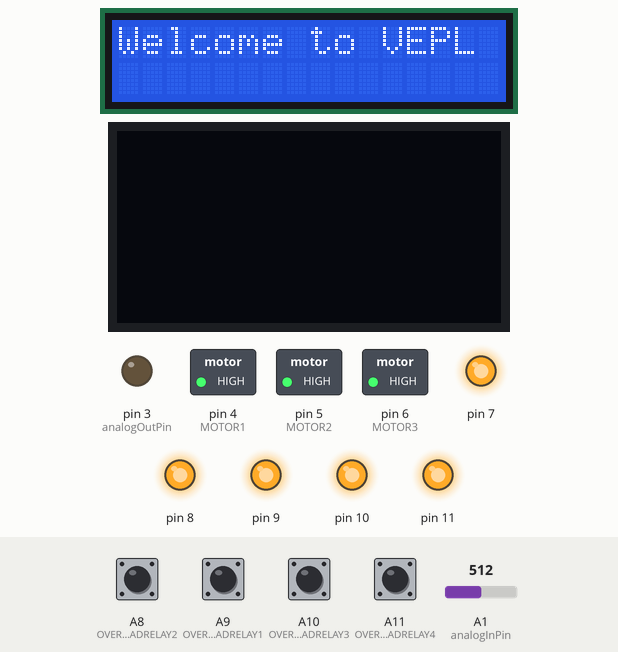
Bench run of a sketch on a simulated Arduino Mega 2560, built with avr-gcc and run on an emulated ATmega2560. Parts: 16×2 character LCD, 128×64 one-colour display, switched loads named in the sketch (green lamp = pin HIGH), output pins drawn as LEDs (lit = HIGH). The test bench sets the inputs (shaded band); at power-on: A8 (OVERLOADRELAY2), A9 (OVERLOADRELAY1), A10 (OVERLOADRELAY3), A11 (OVERLOADRELAY4) HIGH, A1 (analogInPin) = 512. The display library's start-up logo is not drawn; what the sketch prints to the serial monitor is not drawn.

Above: at 3.2 s.
5.8 s: A1 (analogInPin) set to 122
At 11.2 s:
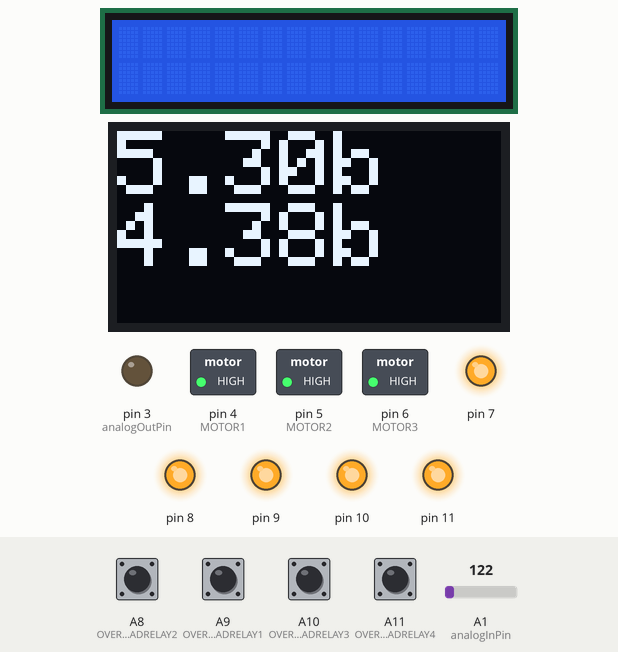
12.2 s: A1 (analogInPin) set to 174
18.6 s: A1 (analogInPin) set to 201
At 22.3 s:
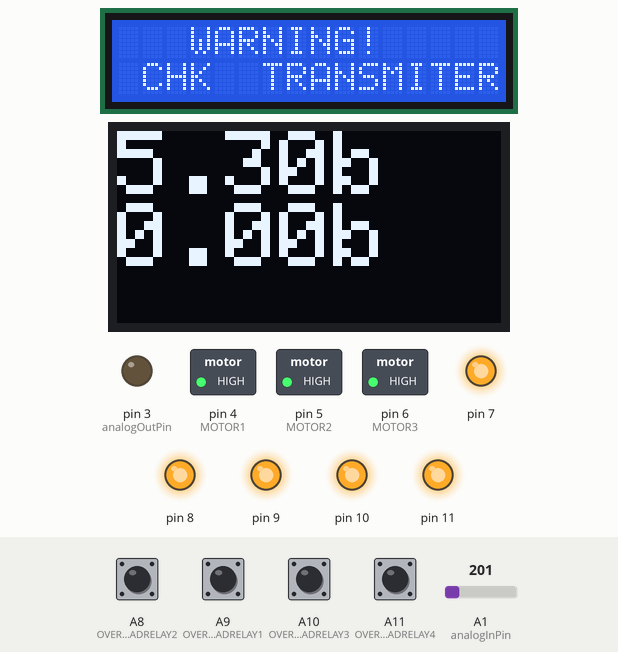
31.5 s: A1 (analogInPin) set to 936
At 34.0 s:
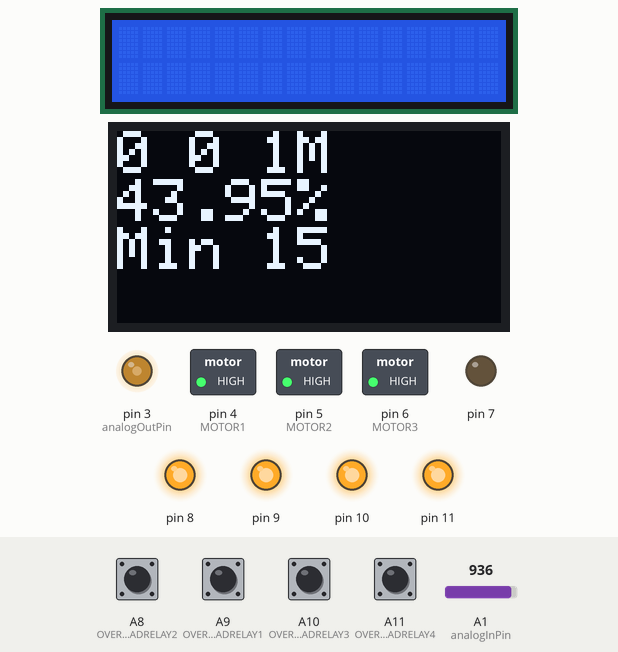
34.7 s: A1 (analogInPin) set to 967
At 37.9 s:
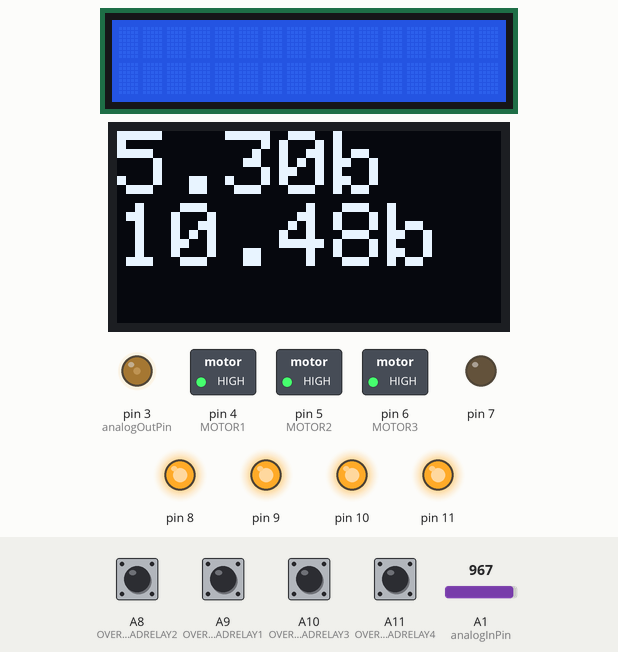
Timing chart, 0 to 39.4 s (numbered marks = the images above; inputs shaded):
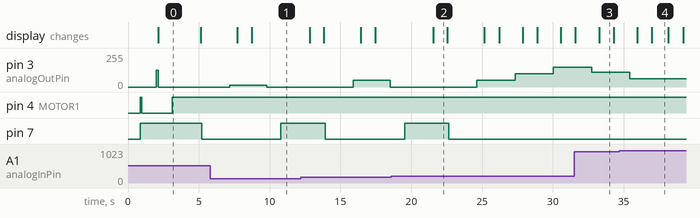

The sketch:

Groudfoss_Panel_180221.ino
```cpp
//////////////////////////////////////////////////////
//    Project : Grundfoss Motor Control Panel       //
//    No of Motors : 4                              //
//    HP : 7                                        //
//    VFD : 5.5KW    MODEL:2800                     //
//    AUTHOR : KALAIVANAN                           //
//    DATE : 28/01/21                               //
//    VERSION : Initial                             //
//////////////////////////////////////////////////////
//#include <Keypad.h>
#include <LiquidCrystal_I2C.h>//Display
#include <avr/wdt.h>

#include <SPI.h>
#include <Wire.h>
#include <Adafruit_GFX.h>
#include <Adafruit_SSD1306.h>

#define SCREEN_WIDTH 128 // OLED display width, in pixels
#define SCREEN_HEIGHT 64 // OLED display height, in pixels

#define OLED_RESET     4 // Reset pin # (or -1 if sharing Arduino reset pin)
#define SCREEN_ADDRESS 0x3C ///< See datasheet for Address; 0x3D for 128x64, 0x3C for 128x32
Adafruit_SSD1306 display(SCREEN_WIDTH, SCREEN_HEIGHT, &Wire, OLED_RESET);

LiquidCrystal_I2C lcd = LiquidCrystal_I2C(0x27, 16, 2);

byte VFD_REALY = LOW;
byte Press_switch_status = HIGH;

const int analogInPin = A1;  // Analog input pin that the potentiometer is attached to
const int analogOutPin = 3; // Analog output pin that the LED is attached to
int MOTOR1_STATUS,MOTOR2_STATUS,MOTOR3_STATUS,MOTOR4_STATUS = LOW;
int MOTOR1 = 4;//
int MOTOR2 = 5;
int MOTOR3 = 6;
int MOTOR4 = 7;
//int VFD_MOTOR[4] = {4, 5, 6, 7};
//int AC_MOTOR[4] = {8, 9, 10, 11};
int VFD_MOTOR[3] = {4, 5, 7};
int AC_MOTOR[3] = {8, 9, 11};
float ReadADC = 0;
float ReadPSValue = 0;        // value read from the pot/Pressure Transmitter
int outputValue = 0;        // value output to the PWM (analog out)
float SetPSValue = 5.3;//4.5;//3.5; //3.5 bar

String DisplayString = "Welcome to VEPL";

float VFD_DAC = 500;
int DAC_INC_VALUE = 10;
int DAC_DEC_VALUE = 10;
int DAC_INIT_VALUE = 500;
int val = 0;  // variable to store the value read
char customKey = 0;
float UpOffSet = 0.7;
float DownOffSet = 0.3;
float VFD_PERCENT = 0;


const int PIN_02 = 2;
int read_switch_status = 0;

byte Overload_relay1 = 0;
byte Overload_relay2 = 0;
byte Overload_relay3 = 0;
byte Overload_relay4 = 0;

int timer_count  = 0;

const int OVERLOADRELAY1 = A9; // potentiometer wiper (middle terminal) connected to analog pin 3
const int OVERLOADRELAY2 = A8;
const int OVERLOADRELAY3 = A10;
const int OVERLOADRELAY4 = A11;

float Read_Current_ADC;
float Convert_Current;

int int_hour,int_min,int_sec,int_millis;

int Minutes;// = ( millis()/1000 ) / 60;
int Hours;// = ( ( millis()/1000 ) / 60 ) / 60;
int Interval = 15;//5;
int temp=0;
int Select_Master = 1;
float difference = 0;

void setup()
{
  //LCD Initialisation
  lcd.init();
  lcd.backlight();
  lcd.clear();
  lcd.print(DisplayString);
  //Serial start
  Serial.begin(9600);//Serial start with 9600

  digitalWrite(8, HIGH);
  delay(100);
  digitalWrite(9, HIGH);
  delay(100);
  digitalWrite(10, HIGH);
  delay(100);
  digitalWrite(11, HIGH);
  delay(100);

  digitalWrite(4, HIGH);
  delay(100);
  digitalWrite(5, HIGH);
  delay(100);
  digitalWrite(6, HIGH);
  delay(100);
  digitalWrite(7, HIGH);
  delay(100);

  pinMode(4, OUTPUT);
  pinMode(5, OUTPUT);
  pinMode(6, OUTPUT);
  pinMode(7, OUTPUT);

  pinMode(8, OUTPUT);
  pinMode(9, OUTPUT);
  pinMode(10, OUTPUT);
  pinMode(11, OUTPUT);

  pinMode(PIN_02, INPUT);
  delay(100);

   //MOTOR1 = VFD_MOTOR[0];
   //MOTOR2 = AC_MOTOR[1];
   //MOTOR3 = AC_MOTOR[2];
   //MOTOR4 = AC_MOTOR[3];

   //MasterChange();

  //Start Motor with 50% Load
   digitalWrite(MOTOR1, LOW);
   delay(1000);
   MOTOR1_STATUS = HIGH;
   outputValue = map(VFD_DAC, 0, 1023, 0, 255);
   analogWrite(analogOutPin, outputValue);
   delay(100);

   // make a delay before enable WDT
   // this delay help to complete all initial tasks
   //delay(2000);

   if(!display.begin(SSD1306_SWITCHCAPVCC, SCREEN_ADDRESS))
  {
    Serial.println(F("SSD1306 allocation failed"));
    for(;;); // Don't proceed, loop forever
  }

  // Show initial display buffer contents on the screen --
  // the library initializes this with an Adafruit splash screen.
  display.display();
  //delay(2000); // Pause for 2 seconds

   wdt_enable(WDTO_4S);
}

void loop()
{

  wdt_reset();

  //Minutes = ( millis()/1000 ) / 60;
  //Hours = ( ( millis()/1000 ) / 60 ) / 60;

  temp = temp + 1;

  if(temp >= 60)
  {
    temp = 0;
    Minutes = Minutes - 1;
  }


  if (Minutes == 0)
  {
    Minutes = Interval;
    Select_Master = Select_Master + 1;
    MasterChange();
  }
  //Serial.println(millis());
  wdt_reset();

  Overload_relay1 = digitalRead(OVERLOADRELAY1);
  Overload_relay2 = digitalRead(OVERLOADRELAY2);
  Overload_relay3 = digitalRead(OVERLOADRELAY3);
  Overload_relay4 = digitalRead(OVERLOADRELAY4);

  //check_relay_status();
  wdt_reset();
  Read_Pressure();
  wdt_reset();
  CheckPressure();
  wdt_reset();
  //Display();
  OLED_DISPLAY1();
  OLED_DISPLAY2();

  Pressure_switch_open();

/*  Serial.println((Overload_relay1));  // debug value
  Serial.println((Overload_relay2));  // debug value
  Serial.println((Overload_relay3));  // debug value
  Serial.println((Overload_relay4));  // debug value
*/

  Print_function(); //Serial Output

  wdt_reset();

  }

void OLED_DISPLAY1()
{
  display.clearDisplay();

  display.setTextSize(2);             // Normal 1:1 pixel scale
  display.setTextColor(SSD1306_WHITE);        // Draw white text
  display.setCursor(0,0);             // Start at top-left corner
  //display.println(F("Welcome To VEPL"));

  if (Select_Master == 0)
  {
  display.print(MOTOR1_STATUS);
  display.print("M ");
  display.print(MOTOR2_STATUS);
  display.print(" ");
  display.println(MOTOR3_STATUS);
  }
  else if (Select_Master == 1)
  {
  display.print(MOTOR3_STATUS);
  display.print(" ");
  display.print(MOTOR1_STATUS);
  display.print("M");
  display.println(MOTOR2_STATUS);
  }
  else if (Select_Master == 2)
  {
  display.print(MOTOR2_STATUS);
  display.print(" ");
  display.print(MOTOR3_STATUS);
  display.print(" ");
  display.print(MOTOR1_STATUS);
  display.println("M ");
  }
  else
  {
  display.print(MOTOR1_STATUS);
  display.print("M ");
  display.print(MOTOR2_STATUS);
  display.print(" ");
  display.println(MOTOR3_STATUS);
  }

  VFD_PERCENT = (VFD_DAC/1024)*100;
  display.print(VFD_PERCENT);
  display.println("%");

  //display.setCursor(6, 2);
  display.print("Min ");
  display.print(Minutes);

  display.display();
  delay(1000);
 }

void OLED_DISPLAY2()
{
  display.clearDisplay();

  display.setTextSize(3);             // Normal 1:1 pixel scale
  display.setTextColor(SSD1306_WHITE);        // Draw white text
  display.setCursor(0,0);             // Start at top-left corner

  display.print(SetPSValue);
  display.println("b ");

  display.print(ReadPSValue);
  display.println("b");

  display.display();
  delay(1000);
 }
void Read_Pressure()
{
  ReadADC = analogRead(analogInPin);    // read the input pin/ Read Pressure value
  delay(50);
  Read_Current_ADC = ((ReadADC * 4.84) / 1024);
  Convert_Current = ( Read_Current_ADC * 1000 ) / 220;
  ReadPSValue = (0.625*(Convert_Current-4));
  if (ReadPSValue < 0)
  {
    ReadPSValue=0;
  }
  //Serial.println(ReadPSValue);  // debug value
 }

 void Pressure_switch_open()
 {
    Read_Pressure();
    if(ReadPSValue == LOW)
    {
      MotorAllOff();//Switch off All motors
      //Press_switch_status = LOW;
      lcd.clear();
      lcd.setCursor(3, 0);
      lcd.print("WARNING!");
      lcd.setCursor(1, 1);
      lcd.print("CHK  TRANSMITER");
      delay(1000);
      lcd.clear();
    }
  }
void Display()
{
  lcd.clear();
  //lcd.scrollDisplayLeft();
  //delay(500);

  if (Select_Master == 0)
  {
    lcd.setCursor(0, 0);
    lcd.print(MOTOR1_STATUS);
    lcd.setCursor(1, 0);
    lcd.print("M");

    lcd.setCursor(2, 0);
    lcd.print(MOTOR2_STATUS);

    lcd.setCursor(4, 0);
    lcd.print(MOTOR3_STATUS);
  }
  if (Select_Master == 1)
  {
    lcd.setCursor(2, 0);
    lcd.print(MOTOR1_STATUS);
    lcd.setCursor(3, 0);
    lcd.print("M");

    lcd.setCursor(4, 0);
    lcd.print(MOTOR2_STATUS);

    lcd.setCursor(0, 0);
    lcd.print(MOTOR3_STATUS);
  }
  if (Select_Master == 2)
  {
    lcd.setCursor(2, 0);
    lcd.print(MOTOR3_STATUS);

    lcd.setCursor(4, 0);
    lcd.print(MOTOR1_STATUS);

    lcd.setCursor(5, 0);
    lcd.print("M");

    lcd.setCursor(0, 0);
    lcd.print(MOTOR2_STATUS);
  }


  lcd.setCursor(6, 0);
  lcd.print(Minutes);

  VFD_PERCENT = (VFD_DAC/1024)*100;
  lcd.setCursor(10, 0);
  lcd.print(VFD_PERCENT);

  lcd.setCursor(15, 0);
  lcd.print("%");

  lcd.setCursor(0, 1);
  lcd.print(SetPSValue);

  lcd.setCursor(5, 1);
  lcd.print("b");

  lcd.setCursor(9, 1);
  lcd.print(ReadPSValue);

  lcd.setCursor(14, 1);
  lcd.print("b");
}


void MasterChange()
{
    MotorAllOff();//Switch off All motors
    lcd.clear();
    if (Select_Master >= 3)
    {
      Select_Master = 0;
    }
    if (Select_Master == 0)
    {
      MOTOR1 = VFD_MOTOR[0];
      MOTOR2 = AC_MOTOR[1];
      MOTOR3 = AC_MOTOR[2];
      //MOTOR4 = AC_MOTOR[3];
    }
    else if(Select_Master == 1)
    {
      MOTOR1 = VFD_MOTOR[1];
      MOTOR2 = AC_MOTOR[2];
      MOTOR3 = AC_MOTOR[0];
      //MOTOR4 = AC_MOTOR[0];
    }
    else if(Select_Master == 2)
    {
      MOTOR1 = VFD_MOTOR[2];
      MOTOR2 = AC_MOTOR[0];
      MOTOR3 = AC_MOTOR[1];
      //MOTOR4 = AC_MOTOR[1];
    }
    else
    {
      MOTOR1 = VFD_MOTOR[0];
      MOTOR2 = AC_MOTOR[1];
      MOTOR3 = AC_MOTOR[2];
      //MOTOR4 = AC_MOTOR[3];
    }

    VFD_DAC = 0;
  }

  void MotorAllOff()
  {
    wdt_reset();
    VFD_DAC = 0;
    outputValue = map(VFD_DAC, 0, 1023, 0, 255);
    analogWrite(analogOutPin, outputValue);
    delay(1000);
    wdt_reset();
    digitalWrite(MOTOR1, HIGH);
    digitalWrite(MOTOR2, HIGH);
    digitalWrite(MOTOR3, HIGH);
    delay(2000);
    MOTOR1_STATUS = LOW;
    MOTOR2_STATUS = LOW;
    MOTOR3_STATUS = LOW;
    wdt_reset();
  }

  void CheckPressure()
  {

    if (ReadPSValue < (SetPSValue - DownOffSet))
    {

    if (VFD_DAC < 1024)// and AC_RELAY1 == LOW and AC_RELAY2 == LOW and AC_RELAY3 == LOW)
    {
      if(MOTOR1_STATUS == LOW)
      {
        digitalWrite(MOTOR1, LOW);
        delay(2000);
        MOTOR1_STATUS = HIGH;
      }
      wdt_reset();
      difference = (SetPSValue - ReadPSValue);
      //VFD_DAC = VFD_DAC + DAC_INC_VALUE;
      if (difference >= 0.1 and difference < 0.2)
      {VFD_DAC = VFD_DAC + 10;}
      else if (difference >= 0.2 and difference < 0.5)
      {VFD_DAC = VFD_DAC + 20;}
      else if (difference >= 0.5 and difference < 1)
      {VFD_DAC = VFD_DAC + 50;}
      else if (difference >= 1 and difference < 2)
      {VFD_DAC = VFD_DAC + 100;}
      else if (difference >= 2 and difference < 5)
      {VFD_DAC = VFD_DAC + 150;}
      else if (difference >= 5 and difference < 10)
      {VFD_DAC = VFD_DAC + 200;}
      else
      {VFD_DAC = VFD_DAC + 10;}

      outputValue = map(VFD_DAC, 0, 1023, 0, 255);
      analogWrite(analogOutPin, outputValue);
      delay(500);
    }
    else if (VFD_DAC >= 1024 and MOTOR2_STATUS == LOW)// and MOTOR3_STATUS == LOW and MOTOR4_STATUS == LOW)
    {
      digitalWrite(MOTOR2, LOW);
      delay(500);
      MOTOR2_STATUS = HIGH;

      VFD_DAC = 800;//DAC_INIT_VALUE;
      outputValue = map(VFD_DAC, 0, 1023, 0, 255);
      analogWrite(analogOutPin, outputValue);
      delay(500);
     }
     else if (VFD_DAC >= 1024 and MOTOR3_STATUS == LOW)// and MOTOR3_STATUS == LOW and MOTOR4_STATUS == LOW)
    {
      digitalWrite(MOTOR3, LOW);
      delay(500);
      MOTOR3_STATUS = HIGH;

      VFD_DAC = 800;//DAC_INIT_VALUE;
      outputValue = map(VFD_DAC, 0, 1023, 0, 255);
      analogWrite(analogOutPin, outputValue);
      delay(500);
     }
   /*  else if (VFD_DAC >= 1000 and MOTOR4_STATUS == LOW)// and MOTOR3_STATUS == HIGH and MOTOR4_STATUS == LOW)
    {
      VFD_DAC = DAC_INIT_VALUE;
      digitalWrite(MOTOR4, LOW);
      delay(1000);
      MOTOR4_STATUS = HIGH;
      digitalWrite(MOTOR3, LOW);
      delay(500);
      MOTOR3_STATUS = HIGH;
      digitalWrite(MOTOR4, LOW);
      delay(500);
      MOTOR4_STATUS = HIGH;
     }*/
  }
  else if(ReadPSValue > (SetPSValue + UpOffSet))
  {
    if (VFD_DAC > 250)// and VFD_DAC <= 1000)// and AC_RELAY1 == LOW and AC_RELAY2 == LOW and AC_RELAY3 == LOW)
    {
      if(MOTOR1_STATUS == LOW)
      {
        digitalWrite(MOTOR1, LOW);
        delay(500);
        MOTOR1_STATUS = HIGH;
      }

      //VFD_DAC = VFD_DAC - DAC_DEC_VALUE;
      difference = (ReadPSValue - SetPSValue);
      //VFD_DAC = VFD_DAC + DAC_INC_VALUE;
      if (difference >= 0.1 and difference < 0.2)
      {VFD_DAC = VFD_DAC - 10;}
      else if (difference >= 0.2 and difference < 0.5)
      {VFD_DAC = VFD_DAC - 20;}
      else if (difference >= 0.5 and difference < 1)
      {VFD_DAC = VFD_DAC - 50;}
      else if (difference >= 1 and difference < 2)
      {VFD_DAC = VFD_DAC - 100;}
      else if (difference >= 2 and difference < 5)
      {VFD_DAC = VFD_DAC - 150;}
      else if (difference >= 5 and difference < 10)
      {VFD_DAC = VFD_DAC - 200;}
      else
      {VFD_DAC = VFD_DAC - 1;}

      outputValue = map(VFD_DAC, 0, 1023, 0, 255);
      analogWrite(analogOutPin, outputValue);
      delay(500);
    }
    else if (VFD_DAC <= 500 and MOTOR2_STATUS == HIGH)// and MOTOR3_STATUS == HIGH and MOTOR4_STATUS == HIGH)
    {
      digitalWrite(MOTOR2, HIGH);
      delay(500);
      MOTOR2_STATUS = LOW;

      VFD_DAC = 500;
      outputValue = map(VFD_DAC, 0, 1023, 0, 255);
      analogWrite(analogOutPin, outputValue);
      delay(500);
     }
     else if (VFD_DAC <= 500 and MOTOR3_STATUS == HIGH)// and MOTOR3_STATUS == HIGH and MOTOR4_STATUS == HIGH)
    {
      digitalWrite(MOTOR3, HIGH);
      delay(500);
      MOTOR3_STATUS = LOW;

      VFD_DAC = 500;
      outputValue = map(VFD_DAC, 0, 1023, 0, 255);
      analogWrite(analogOutPin, outputValue);
      delay(500);
     }
     /*else if (VFD_DAC <= 1000 and MOTOR4_STATUS == HIGH)// and MOTOR3_STATUS == LOW and MOTOR4_STATUS == HIGH)
    {
      VFD_DAC = 1000;
      digitalWrite(MOTOR4, HIGH);
      delay(1000);
      MOTOR4_STATUS = LOW;
    }*/
     /*else
     {
      Serial.print("LOAD IS VERY LOW!");
      lcd.clear();
      lcd.setCursor(3, 0);
      lcd.print("WARNING!");
      lcd.setCursor(1, 1);
      lcd.print("VERY LESS LOAD");
      delay(1000);
     }*/
  }
  }

  void Print_function()
  {
    Serial.print("SetPSValue = ");

    Serial.print(SetPSValue);
    //Serial.print(Select_Master);

    Serial.print("\t ReadPSValue = ");

    Serial.print(ReadPSValue);

    Serial.print("\t VFD % = ");

    Serial.println(VFD_DAC);

    Serial.print("Motor1 = ");

    Serial.print(MOTOR1_STATUS);

    Serial.print("\t Motor2 = ");

    Serial.print(MOTOR2_STATUS);

    Serial.print("\t Motor3 = ");

    Serial.print(MOTOR3_STATUS);

    Serial.print("\t Motor4 = ");

    Serial.println(MOTOR4_STATUS);
  }

   void check_relay_status()
  {
    if (Overload_relay1 == LOW )
    {
      lcd.clear();
      lcd.setCursor(3, 0);
      lcd.print("WARNING!");
      lcd.setCursor(1, 1);
      lcd.print("RELAY 1 FAILURE");
      delay(1000);
      lcd.clear();
    }
    else if(Overload_relay2 == LOW)
    {
      lcd.clear();
      lcd.setCursor(3, 0);
      lcd.print("WARNING!");
      lcd.setCursor(1, 1);
      lcd.print("RELAY 2 FAILURE");
      delay(1000);
      lcd.clear();
    }
    else if(Overload_relay3 == LOW)
    {
      lcd.clear();
      lcd.setCursor(3, 0);
      lcd.print("WARNING!");
      lcd.setCursor(1, 1);
      lcd.print("RELAY 3 FAILURE");
      delay(1000);
      lcd.clear();
    }
    else if(Overload_relay4 == LOW)
    {
      lcd.clear();
      lcd.setCursor(3, 0);
      lcd.print("WARNING!");
      lcd.setCursor(1, 1);
      lcd.print("RELAY 4 FAILURE");
      delay(1000);
      lcd.clear();
    }
    }
```

Measured:
- the behaviour switches between 186 and 187 on A1 (analogInPin) (found by bisection; images 1 and 2)
- the behaviour switches between 953 and 954 on A1 (analogInPin) (found by bisection; images 3 and 4)
- after the input at 5.8 s, pin 7: LOW → HIGH after 5.0 s
- after the input at 18.6 s, pin 7: goes on until 22.6 s, then stays LOW
- after the input at 31.5 s, pin 3 (analogOutPin): 149/255 → 112/255 after 1.2 s
- what the display in image 0 shows lasts 3.0 s, from 2.1 s to 5.1 s
- what the display in image 2 shows lasts 1.1 s, from 21.5 s to 22.6 s
